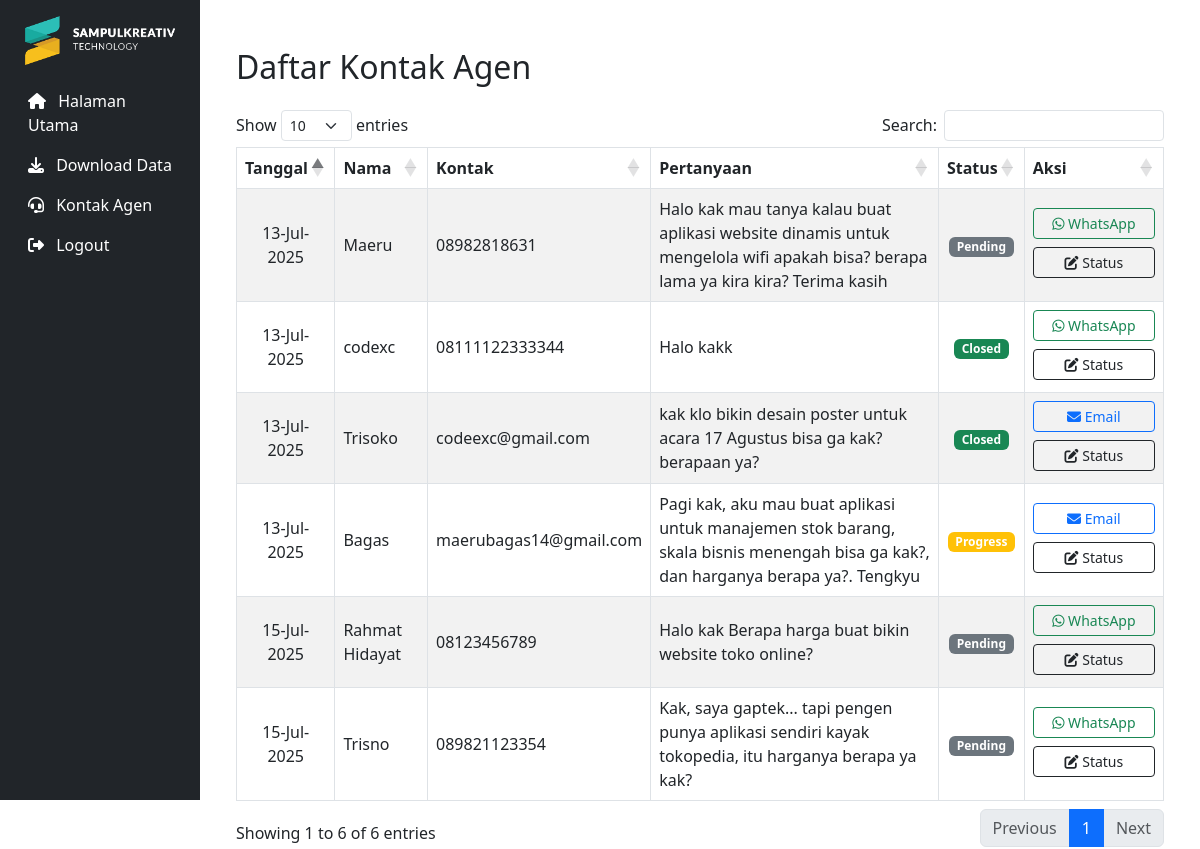
The app's page /admin/index_admin.php?page=chat_agent (signed in), older data.
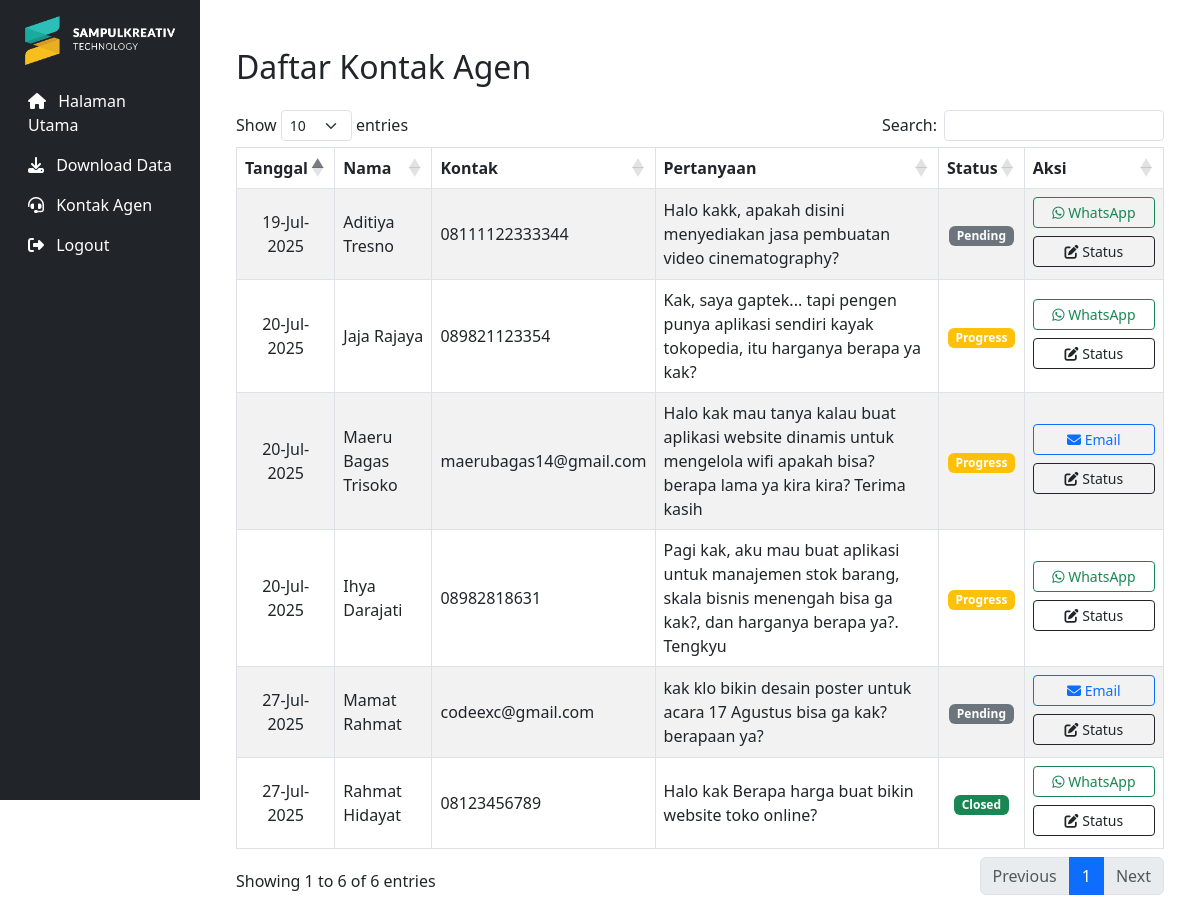
The same page, newer data.
### tables this page shows
CREATE TABLE `kontak_agen` (
  `id` int(11) NOT NULL,
  `nama` varchar(255) NOT NULL,
  `kontak` varchar(255) NOT NULL,
  `pertanyaan` text NOT NULL,
  `created_at` timestamp NOT NULL DEFAULT current_timestamp() ON UPDATE current_timestamp(),
  `status` enum('Pending','Progress','Closed') DEFAULT 'Pending'
);

### admin/pages_admin/chat_agent.php (the view, shortened to what this page needs)
<?php
require 'koneksi.php';
?>
<!DOCTYPE html>
<html lang="id">
<head>
  <link href="https://cdn.jsdelivr.net/npm/bootstrap@5.3.0/dist/css/bootstrap.min.css" rel="stylesheet">
  <link href="https://cdn.datatables.net/1.13.5/css/dataTables.bootstrap5.min.css" rel="stylesheet">
</head>
<body>
<div class="container mt-5">
  <h2 class="mb-4">Daftar Kontak Agen</h2>
  <table id="kontakAgenTable" class="table table-bordered table-striped">
  <thead>
    <tr>
      <th>Tanggal</th>
      <th>Nama</th>
      <th>Kontak</th>
      <th>Pertanyaan</th>
      <th>Status</th>
      <th style="width: 15%;">Aksi</th>
    </tr>
  </thead>
  <tbody>
    <?php
    $result = $conn->query("SELECT * FROM kontak_agen ORDER BY created_at ASC");
    while ($row = $result->fetch_assoc()):
      $kontak = htmlspecialchars($row['kontak']);
      $isEmail = strpos($kontak, '@') !== false;
      $status = $row['status'];
      $badge = $status === 'Pending' ? 'secondary' : ($status === 'Progress' ? 'warning' : 'success');
      $namaUser = htmlspecialchars($row['nama']);
      $pertanyaan = htmlspecialchars($row['pertanyaan']);
      $templatePesan = rawurlencode("Halo kak $namaUser, aku $nama_lengkap dari tim Sampul Kreativ ingin menjawab pertanyaan kakak tentang: '$pertanyaan'.");
      $fu_nama = '-';
      $fu_waktu = '-';
      $id_kontak = $row['id'];
      $sql_fu = "SELECT users.nama, fu_kontak_agen.created_at
                  FROM fu_kontak_agen
                  JOIN users ON users.id = fu_kontak_agen.id_users
                  WHERE fu_kontak_agen.id_kontak_agen = $id_kontak
                  LIMIT 1";
      $res_fu = mysqli_query($conn, $sql_fu);
      if ($res_fu && mysqli_num_rows($res_fu) > 0) {
          $data_fu = mysqli_fetch_assoc($res_fu);
          $fu_nama = $data_fu['nama'];
          $fu_waktu = date('d M Y H:i', strtotime($data_fu['created_at']));
      }
      $aksi = $isEmail
        ? "<a href='mailto:$kontak?subject=Response dari SampulKreativ&body=Halo kak $namaUser, aku $nama_lengkap dari tim Sampul Kreativ ingin menjawab pertanyaan kakak tentang: $pertanyaan.' class='btn btn-sm btn-outline-primary'><i class='fas fa-envelope'></i> Email</a>"
        : "<a href='https://wa.me/" . preg_replace('/^0/', '62', $kontak) . "?text=$templatePesan' target='_blank' class='btn btn-sm btn-outline-success'><i class='fab fa-whatsapp'></i> WhatsApp</a>";
      $aksi .= " <button class='btn btn-sm btn-outline-dark'
                    data-bs-toggle='modal'
                    data-bs-target='#statusModal'
                    data-id='{$row['id']}'
                    data-status='{$status}'
                    data-fu='{$fu_nama}'
                    data-waktu='{$fu_waktu}'>
                    <i class='fas fa-edit'></i> Status</button>";
    ?>
    <tr>
      <td class="text-center align-middle"><?= date('d-M-Y', strtotime($row['created_at'])) ?></td>
      <td class="align-middle"><?= $namaUser ?></td>
      <td class="align-middle"><?= $kontak ?></td>
      <td class="align-middle"><?= $pertanyaan ?></td>
      <td class="text-center align-middle"><span class="badge bg-<?= $badge ?>"><?= $status ?></span></td>
      <td class="text-center align-middle">
        <div class="d-grid gap-1">
          <?= $aksi ?>
        </div>
      </td>
    </tr>
    <?php endwhile; ?>
  </tbody>
</table>
</div>
</body>
</html>

### admin/index_admin.php (shortened to what this page needs)
<?php
$nama_lengkap = $_SESSION['nama'];
?>
<!DOCTYPE html>
<html lang="id">
<head>
    <link href="https://cdn.jsdelivr.net/npm/bootstrap@5.3.0/dist/css/bootstrap.min.css" rel="stylesheet">
    <link rel="stylesheet" href="https://cdn.jsdelivr.net/npm/@fortawesome/fontawesome-free@6.5.2/css/all.min.css">
</head>
<body>
    <div class="container-fluid">
        <div class="row">
            <nav class="col-md-3 col-lg-2 d-md-block bg-dark sidebar vh-100 position-fixed">
                <div class="text-center mb-3 pt-3">
                    <img src="../img/sampulkreativ-logo-putih.png" alt="Logo" style="width: 150px;">
                </div>
                <ul class="nav flex-column">
                    <li class="nav-item">
                        <a href="index_admin.php?page=halaman_utama" class="nav-link text-white">
                            <i class="fas fa-home me-2"></i> Halaman Utama
                        </a>
                    </li>
                    <li class="nav-item">
                        <a href="index_admin.php?page=halaman_download" class="nav-link text-white">
                            <i class="fas fa-download me-2"></i> Download Data
                        </a>
                    </li>
                    <li class="nav-item">
                        <a href="index_admin.php?page=chat_agent" class="nav-link text-white">
                            <i class="fas fa-headset me-2"></i> Kontak Agen
                        </a>
                    </li>
                    <li class="nav-item">
                        <a href="logout_admin.php" class="nav-link text-white">
                            <i class="fas fa-sign-out-alt me-2"></i> Logout
                        </a>
                    </li>
                </ul>
            </nav>
            <main class="col-md-9 ms-sm-auto col-lg-10 px-md-4" style="margin-left: 250px;">
                <?php include 'wrapper.php'; ?>
            </main>
        </div>
    </div>
</body>
</html>

### admin/wrapper.php
<?php
$page = isset($_GET['page']) ? $_GET['page'] : 'halaman_utama';
$allowed_pages = ['halaman_utama', 'halaman_download', 'chat_agent','login','logout'];
if (in_array($page, $allowed_pages)) {
    include "pages_admin/$page.php";
} else {
    echo "<h3>Halaman tidak ditemukan</h3>";
}
?>

### admin/index_admin.php (style rules this page uses)
.sidebar { width: 250px; }
main { transition: margin-left 0.3s; }

### admin/pages_admin/chat_agent.php (style rules this page uses)
.d-grid .btn { width: 100%; margin-bottom: 4px; }

Row changes from the older to the newer data that the page shows:
changed kontak_agen: created_at "13-Jul-2025" → "19-Jul-2025"; nama "codexc" → "Aditiya Tresno"; pertanyaan "Halo kakk" → "Halo kakk, apakah disini menyediakan jasa pembuatan video cinematography?"; status "Closed" → "Pending"; moves up the list
changed kontak_agen: created_at "15-Jul-2025" → "20-Jul-2025"; nama "Trisno" → "Jaja Rajaya"; status "Pending" → "Progress"; moves up the list
changed kontak_agen: created_at "13-Jul-2025" → "20-Jul-2025"; nama "Maeru" → "Maeru Bagas Trisoko"; kontak "08982818631" → "maerubagas14@gmail.com"; status "Pending" → "Progress"; kontak "WhatsApp" → "Email"
changed kontak_agen: created_at "13-Jul-2025" → "20-Jul-2025"; nama "Bagas" → "Ihya Darajati"; kontak "maerubagas14@gmail.com" → "08982818631"; kontak "Email" → "WhatsApp"; moves down the list
changed kontak_agen "codeexc@gmail.com": created_at "13-Jul-2025" → "27-Jul-2025"; nama "Trisoko" → "Mamat Rahmat"; status "Closed" → "Pending"
changed kontak_agen "Rahmat Hidayat": created_at "15-Jul-2025" → "27-Jul-2025"; status "Pending" → "Closed"
